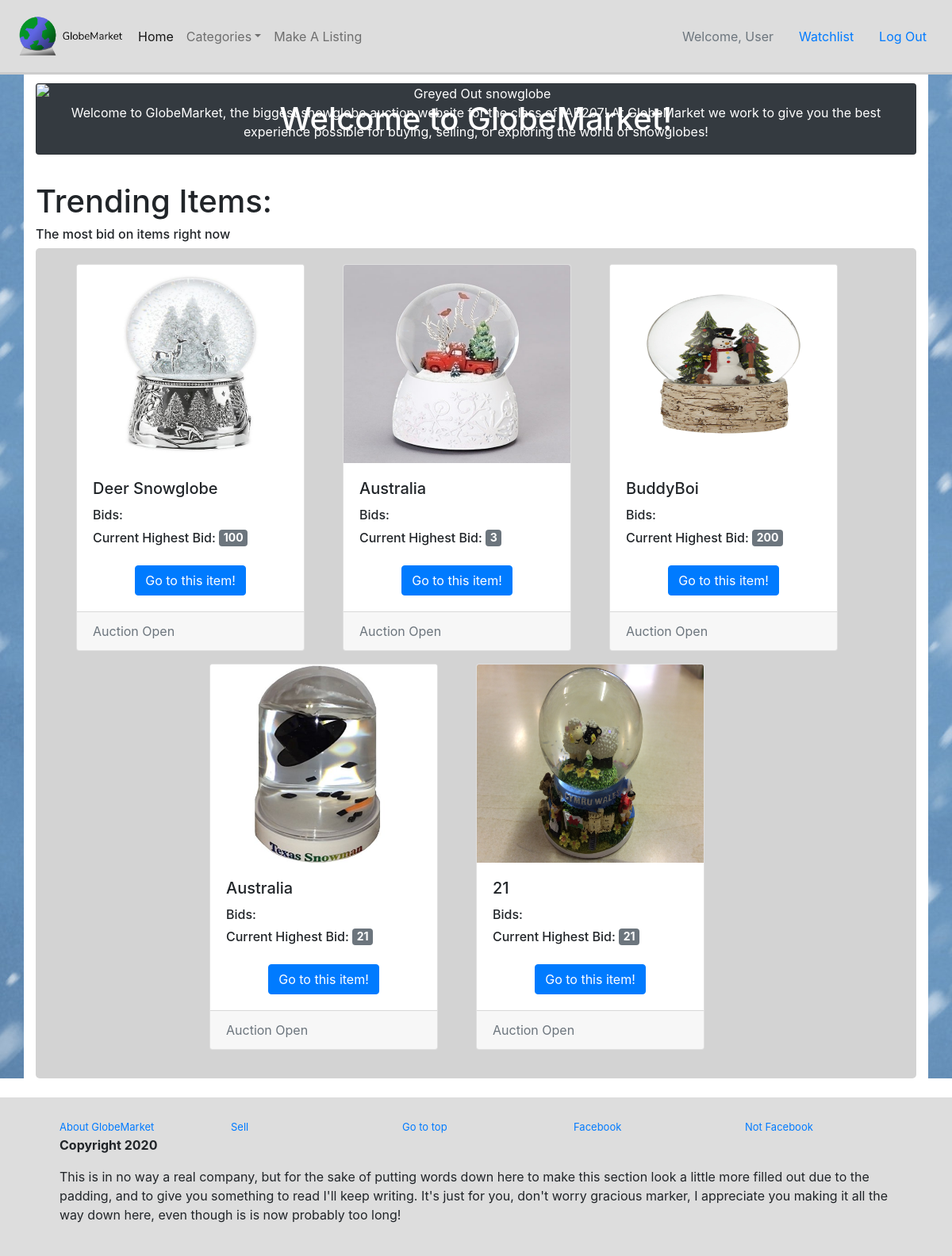
/ (signed in), run on the app's committed database.
### auction/models.py (models this page shows, shortened)
class User(db.Model, UserMixin):
    __tablename__='users'
    id = db.Column(db.Integer, primary_key=True)
    name = db.Column(db.String(100), index=True, unique=True, nullable=False)
    emailid = db.Column(db.String(100), index=True, nullable=False)
    password_hash = db.Column(db.String(255), nullable=False)
    contact_num = db.Column(db.Integer, nullable=False)
    address = db.Column(db.String(255), nullable=False)

class Listing(db.Model):
    __tablename__ = 'listings'
    id = db.Column(db.Integer, primary_key=True)
    name = db.Column(db.String(80), nullable=False)
    size = db.Column(db.String(50), nullable=False)
    origin = db.Column(db.String(200), nullable=False)
    colour = db.Column(db.String(100), nullable=False)
    age = db.Column(db.Integer, nullable=False)
    category = db.Column(db.String(100), nullable=False)
    description = db.Column(db.String(200), nullable=False)
    startbid = db.Column(db.Integer, nullable=False)
    image = db.Column(db.String(400), nullable=False)
    upost = db.Column(db.String(30), db.ForeignKey('users.name'), nullable=False)
    created_at = db.Column(db.DateTime, default=datetime.now())
    status = db.Column(db.Boolean, default=True, nullable=False)

### auction/views.py (the view)
@bp.route('/')
def index():
    listings = Listing.query.all()
    bids = Bidding.query.all()
    return render_template('home.html', listings=listings, bids=bids)

### auction/__init__.py (called while the page is built)
def create_app():
    app=Flask(__name__)  # this is the name of the module/package that is calling this app
    app.debug=True
    app.secret_key='utroutoru'
    app.config['SQLALCHEMY_DATABASE_URI']='sqlite:///marketplace.sqlite'
    db.init_app(app)
    bootstrap = Bootstrap(app)
    login_manager = LoginManager()
    login_manager.login_view='auth.login'
    login_manager.init_app(app)
    from .models import User  # importing here to avoid circular references
    @login_manager.user_loader
    def load_user(user_id):
        return User.query.get(int(user_id))
    from . import listings
    app.register_blueprint(listings.bp)
    from . import views
    app.register_blueprint(views.bp)
    from . import auth
    app.register_blueprint(auth.bp)
    from . import categories
    app.register_blueprint(categories.bp)
    return app

### auction/templates/home.html (shortened to what this page needs)
{% extends 'base.html' %}
{% block header %}
<div class="container" id="buffer" style="background-color: white;">
  <div class="row">
    <div class="col" id="gridsp">
      <div class="card bg-dark text-white">
        <img src="static/image/greyland.png" class="card-img" alt="Greyed Out snowglobe">
        <div class="card-img-overlay">
          <h1 class="card-title" id="pad-top">Welcome to GlobeMarket!</h1>
        </div>
        <p>Welcome to GlobeMarket, the biggest snowglobe auction website for the class of IAB207!
          At GlobeMarket we work to give you the best experience possible for buying, selling, or exploring the
          world of snowglobes!
        </p>
      </div>
    </div>
  </div>
</div>
{% endblock %}
{% block content %}
<div class="container" style="background-color: white;">
  <div class="row">
    <div class="col">
      <h1 class="display-5">Trending Items:</h1>
    </div>
    <div class="col">
      <h6 class="display-5">The most bid on items right now</h6>
    </div>
    <div class="col">
      <div class="container" style="background-color: lightgrey; border-radius: 5px; padding: 20px">
        <div class="row">
          {% if listings %}
          <div class="row justify-content-center">
            {% for listing in listings %}
            <div class="card mb-3 mr-5" style="width: 18rem;">
              <img class="card-img-top" height="250rem" src="{{listing.image}}" alt="{{listing.name}}">
              <div class="card-body">
                <h5 class="card-title">{{listing.name}}</h5>
                <h6>Bids:
                </h6>
                <h6>Current Highest Bid: <span class="badge badge-secondary" style="font-size:14px;">{{listing.startbid}}</span> </h6>
                <div id="testcentre"><a href="{{url_for('listing.show', id=listing.id)}}"
                    class="btn btn-primary mt-3">Go
                    to this item!</a></div>
              </div>
              <div class="card-footer">
                <medium class="text-muted">
                  {% if listing.status == True %}
                    Auction Open
                  {% else %}
                    Auction Closed
                  {% endif %}
                </medium>
              </div>
            </div>
            {% endfor %}
            {% endif %}
</div>
          </div>
        </div>
      </div>
    </div>
</div>
{% endblock %}

### auction/templates/base.html (shortened to what this page needs)
<!doctype html>
<html lang="en">
  <head>
    <link rel="stylesheet" type="text/css" href="{{ url_for('static',filename='globestyles.css') }}">
    <link rel="stylesheet" href="https://stackpath.bootstrapcdn.com/bootstrap/4.5.2/css/bootstrap.min.css">
  </head>
  <body style="background-image: url(/static/image/snowfall.jpg)">
      <header>
        <nav class="navbar navbar-expand-lg navbar-light">
            <img height="75px" width="150px" src="/static/image/GlobesideNB.png">
            <div class="collapse navbar-collapse" id="navbarSupportedContent">
            <ul class="navbar-nav mr-auto">
                <li class="nav-item active">
                <a class="nav-link" href="/">Home</a>
                </li>
                <li class="nav-item dropdown">
                  <a class="nav-link dropdown-toggle" data-toggle="dropdown" href="#" role="button" aria-haspopup="true" aria-expanded="false">Categories</a>
                </li>
                <li class="nav-item">
                    <a class="nav-link" href="listings/create">Make A Listing</a>
                </li>
            </ul>
                {% if current_user.is_authenticated %}
                  <a class="nav-item nav-link disabled text-muted" href="#"><span>Welcome, {{ current_user.name }}</span></a>
                  <a class="nav-item nav-link" href="/watchlist">Watchlist</a>
                  <a class="nav-item nav-link" href="{{ url_for('auth.logout') }}">Log Out</a>
                {% else %}
                  <a class="nav-item nav-link" href="{{ url_for('auth.register') }}">Register</a>
                  <a class="nav-item nav-link" href="{{ url_for('auth.login') }}">Log In</a>
                {% endif %}
            </div>
        </nav>
    {% block header %}
    {% endblock %}
    </header>
    {% block content %}
    {% endblock %}
      <div id="bottomgap" style="background-color: white;">
        <footer>
          <div class="container">
            <div class="row">
              <div class="col-sm">
                <a class="fotext" href="/">About GlobeMarket</a>
              </div>
              <div class="col-sm">
                <a class="fotext" href="/listings/create">Sell</a>
              </div>
              <div class="col-sm">
                <a class="fotext" href="/">Go to top</a>
              </div>
              <div class="col-sm">
                <a class="fotext" href="/">Facebook</a>
              </div>
              <div class="col-sm">
                <a class="fotext" href="/">Not Facebook</a>
              </div>
              <div class="col-sm">
                <p class="cptext">Copyright 2020</p>
                <p>This is in no way a real company, but for the sake of putting words down here to make this section look a little more
                filled out due to the padding, and to give you something to read I'll keep writing. It's just for you, don't worry
                gracious marker, I appreciate you making it all the way down here, even though is is now probably too long!</p>
              </div>
            </div>
          </div>
        </footer>
      </div>
  </body>
</html>

### auction/static/globestyles.css (style rules this page uses)
nav { background-color: #DDDDDD; border-bottom-color: #CCC; border-bottom-style: solid; border-bottom-width: 0.05; }
#buffer { padding-bottom: 1%; }
#gridsp { width: 100%; text-align: center; padding-top: 1%; padding-bottom: 2%; }
#pad-top { padding-bottom: 33.5%; }
#bottomgap { padding-top: 2%; }
footer { background-color: #DDD; padding-left: 5%; padding-right: 5%; padding-top: 2%; padding-bottom: 2%; }
.fotext { font-size: small; }
.cptext { font-weight: bold; }
#testcentre { text-align: center; }

### data on the page
User: name "User"
Listing: image (picture), name "Deer Snowglobe", startbid "100", status "Auction Open"
Listing: image (picture), name "Australia", startbid "3", status "Auction Open"
Listing: image (picture), name "BuddyBoi", startbid "200", status "Auction Open"
Listing: image (picture), name "Australia", startbid "21", status "Auction Open"
Listing: image (picture), name "21", startbid "21", status "Auction Open"
